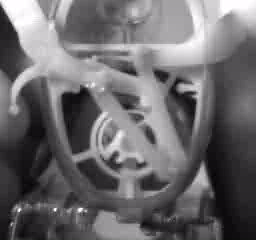
#> input picture frame 35 of assets/Input.avi, 256 x 240 px, given in place of the camera
$ python Cameo.py   (older library calls are emulated)
#> lines starting #> are read from the running program, lines starting #| are printed output that depends on the picture
### Utilities.py
##
##  Utilties.py
##  Occu.py
##
##  Created on October 13, 2017 by Animesh Mishra
##  Copyright (c) 2017 Animesh Ltd. All Rights Reserved
##

import cv2
import numpy
import scipy.interpolate

def createCurveFunc(points):
    """
    First step towards curve-based filters is to convert control points to a
    function. This function returns a function derived from control points.

    Arguments:
        points: an array of (x,y) pairs. Must be ordered such that x increases
                from one indes to the next. Typically, for natural-looking effects,
                y values should increase too and the first and last control points
                should be (0,0) and (255,255) in order to preserve black and white.
                x will be treated as a channel's input value and y as the corresponding
                output value.
    """
    if points is None:
        return None

    pointsCount = len(points)
    if pointsCount < 2:
        return None

    arrayX, arrayY = zip(*points)

    if pointsCount < 4:
        kind = "linear"     # quadratic interpolation is not implemented
    else:
        kind = "cubic"      # cubic spline interpolation

    return scipy.interpolate.interp1d(arrayX, arrayY, kind, bounds_error = False)

def createCompositeFunc(func0, func1):
    """
    Return a composite of two curves functions. Useful if we want to apply
    two curves in succession to an image.
    """
    if func0 is None:
        return func1
    if func1 is None:
        return func0
    return lambda x: func0(func1(x))

# [16 lines left out: function createFlatView, not called in this run]

##
##  The curves function might be expensive and we don't want to run it once per channel,
##  per pixel. Fortunately we are typically dealing with just 256 possible input values
##  (in 8 bits per channel) and we can cheaply precompute and store that many output
##  values. Then, our per-channel, per-pixel cost is just a lookup of the cached output
##  value.
##
def createLookupArray(func, length = 256):
    """
    Return a lookup for whole-number inputs to a function. The lookup values are
    clamped to [0, length-1].
    """
#> called with length = 256
    if func is None:
        return None

    lookupArray = numpy.empty(length)

    i = 0
    while i < length:
        func_i = func(i)
        lookupArray[i] = min(max(0, func_i), length -1)
        i += 1

    return lookupArray

def applyLookupArray(lookupArray, source, destination):
    """
    Map a source to a destination using a lookup.
    """
    if lookupArray is None:
        return
    destination[:] = lookupArray[source]

### Helpers/CaptureManager.py
##
##  CaptureManager.py
##  Occu.py
##
##  Created on October 4, 2017 by Animesh Mishra
##  Copyright (c) 2017 Animesh Ltd. All Rights Reserved
##

import cv2
import numpy
import time

class CaptureManager(object):
    """
    A high-level interface for dispatching images from the capture stream to one or more outputs - image file,
    video file or a window.
    """
    def __init__(self, capture, previewWindowManager = None, shouldMirrorPreview = False):
        """
        A CaptureManager instance is initialised with a VideoCapture instance and has the enterFrame() and exitFrame()
        methods that should typically be called on every iteration of an application's main loop. Between a call to
        enterFrame() and a call to exitFrame(), the application may (any number of times) set a channel property and
        get a frame property. The channel property is initially 0 and only multi-head cameras use other values. The
        frame property is an image corresponding to the current channel's state when enterFrame() was called.

        VideoWriter instance needs a frame rate, but OpenCV doesn't provide any way to get accurate frame rate
        for a camera. So we use a frame counter and Python's standard time.time() to estimate the frame rate
        if necessary. The approach has its pitfalls, depending on frame rate fluctuations and system-dependent
        implementatio of time.time() the accuracy of the estimate might still be poor. However, it would still
        better than just assuming a particular frame rate for a given camera.

        Args:
            capture (VideoCapture): The capture stream
            previewWindowManager (WindowManager): If provided, capture feed is shown on screen
            shouldMirrorPreview (bool): If True, the live camera feed is mirrored (but not the saved file)
        """
        self.previewWindowManager = previewWindowManager
        self.shouldMirrorPreview  = shouldMirrorPreview

        self._capture       = capture
        self._channel       = 0
        self._enteredFrame  = False
        self._frame         = None
        self._imageFileName = None
        self._videoFileName = None
        self._videoEncoding = None
        self._videoWriter   = None

        self._startTime     = None
        self._framesElapsed = int(0)
        self._fpsEstimate   = None

    @property
    def channel(self):
        return self._channel

    # [5 lines left out: function channel, not called in this run]

    @property
    def frame(self):
        if self._enteredFrame and self._frame is None:
            _, self._frame = self._capture.retrieve(self.channel)
        return self._frame

    @property
    def isWritingImage(self):
        return self._imageFileName is not None

    @property
    def isWritingVideo(self):
        return self._videoFileName is not None

    def enterFrame(self):
        """Capture the next frame, if any."""
        # First check that the previous frame was exited properly
        assert not self._enteredFrame, \
            "Previous frame was not exited properly by calling exitFrame()."

        if self._capture is not None:
            # Only synchronises a frame, actual retrieval from a channel happens
            # when the frame property is read (see self.frame)
            self._enteredFrame = self._capture.grab()

    def exitFrame(self):
        """Draws the frame to a window, writes it to file and then releases the frame."""

        # Check whether any grabbed frame is retrievable.
        # The getter may retrieve and cache the frame
        if self.frame is None:
            self._enteredFrame = False
            return

        # Update the FPS estimate and related variables
        if self._framesElapsed == 0:
            self._startTime = time.time()
        else:
            timeElapsed = time.time() - self._startTime
            self._fpsEstimate = self._framesElapsed / timeElapsed
        self._framesElapsed += 1

        # Draw the frame to a window
        if self.previewWindowManager is not None:
            if self.shouldMirrorPreview:
                mirroredFrame = numpy.fliplr(self._frame).copy()
                self.previewWindowManager.show(mirroredFrame)
            else:
                self.previewWindowManager.show(self._frame)

        # Write the image file to disk
        if self.isWritingImage:
            cv2.imwrite(self._imageFileName, self._frame)
            self._imageFileName = None

        # Write video to disk
        self._writeVideoFrame()

        # Release the frame
        self._frame = None
        self._enteredFrame = False

    def writeImage(self, fileName):
        """Write the next exited frame to an image file"""
        self._imageFileName = fileName

    # [10 lines left out: functions startWritingVideo, stopWritingVideo, not called in this run]

    def _writeVideoFrame(self):
        if not self.isWritingVideo:
            return

        if self._videoWriter is None:
            fps = self._capture.get(cv2.CAP_PROP_FPS)
            if fps == 0.0:
                # The capture's FPS is unknown so use an estimate
                if self._framesElapsed < 20:
                    # Wait for more frames so that the estimate
                    # is more reliable
                    return
                else:
                    fps = self._fpsEstimate

            size = (int(self._capture.get(cv2.CAP_PROP_FRAME_WIDTH)),
                    int(self._capture.get(cv2.CAP_PROP_FRAME_HEIGHT)))
            self._videoWriter = cv2.VideoWriter(self._videoFileName, self._videoEncoding, fps, size)

        self._videoWriter.write(self._frame)

### Filters.py
##
##  Filters.py
##  Occu.py
##
##  Created on October 13, 2017 by Animesh Mishra
##  Copyright (c) 2017 Animesh Ltd. All Rights Reserved
##

import cv2
import numpy
import Utilities

# [49 lines left out: functions recolourRC, recolourRGV, recolourCMV, not called in this run]

def strokeEdges(source, destination, blurKernelSize = 7, edgeKernelSize = 5):
    """
    Blur the image using medianBlur(), effective in removing digital video noise, especially
    in colour images. Then convert image from BGR to greyscale.

    For edge-finding, use Laplacian(), produces bold edge lines especially in greyscale image.
    Once we have the edges, we invert the image to get black edges on white background. Then,
    we normalise the image and multiply it with the source image to darken the edges.
    """
    if blurKernelSize >= 3:
        blurredSource = cv2.medianBlur(source, blurKernelSize)
        greySource = cv2.cvtColor(blurredSource, cv2.COLOR_BGR2GRAY)
    else:
        greySource = cv2.cvtColor(blurredSource, cv2.COLOR_BGR2GRAY)

    cv2.Laplacian(greySource, cv2.CV_8U, greySource, ksize = edgeKernelSize)
    normalisedInverseAlpha = (1.0 / 255) * (255 - greySource)
    channels = cv2.split(source)
    for channel in channels:
        channel[:] = channel * normalisedInverseAlpha

    cv2.merge(channels, destination)

# ******************************************************************************************************************* #

## Filter classes

class VFuncFilter(object):
    """
    A filter that applies a function to the value (V) channel of
    a greyscale image or to all channels of a colour image.
    """
    def __init__(self, vFunc = None, dataType = numpy.uint8):
        length = numpy.iinfo(dataType).max + 1
        self._vLookupArray = Utilities.createLookupArray(vFunc, length)

    # [7 lines left out: function apply, not called in this run]

class VCurveFilter(VFuncFilter):
    """
    A filter that applies a curve to the value (V) channel of a greyscale
    image or to all channels of a colour image.
    """
    def __init__(self, vPoints, dataType = numpy.uint8):
        VFuncFilter.__init__(self, Utilities.createCurveFunc(vPoints), dataType)

class BGRFuncFilter(object):
    """
    A filter that applies different functions to each of BGR.
    """
    def __init__(self, vFunc = None, bFunc = None, gFunc = None, rFunc = None, dataType = numpy.uint8):
        length = numpy.iinfo(dataType).max + 1
        self._bLookupArray = Utilities.createLookupArray(Utilities.createCompositeFunc(bFunc, vFunc), length)
        self._gLookupArray = Utilities.createLookupArray(Utilities.createCompositeFunc(gFunc, vFunc), length)
        self._rLookupArray = Utilities.createLookupArray(Utilities.createCompositeFunc(rFunc, vFunc), length)

    def apply(self, source, destination):
        """
        Apply the filter with a BGR source/destination
        """
        blue, green, red = cv2.split(source)
        Utilities.applyLookupArray(self._bLookupArray, blue, blue)
        Utilities.applyLookupArray(self._gLookupArray, green, green)
        Utilities.applyLookupArray(self._rLookupArray, red, red)
        cv2.merge([blue, green, red], destination)

class BGRCurveFilter(BGRFuncFilter):
    """

    """
    def __init__(self, vPoints = None, bPoints = None, gPoints = None, rPoints = None, dataType = numpy.uint8):
        BGRFuncFilter.__init__(self, Utilities.createCurveFunc(vPoints),
                                     Utilities.createCurveFunc(bPoints),
                                     Utilities.createCurveFunc(gPoints),
                                     Utilities.createCurveFunc(rPoints),
                                     dataType)

class VConvolutionFilter(object):
    """
    A filter that applies a convolution to the either the value channel (in greyscale) or
    all of BGR.
    """
    def __init__(self, kernel):
        self._kernel = kernel

    def apply(self, source, destination):
        """
        Apply the filter with a BGR or grey source/destination
        """
        cv2.filter2D(source, -1, self._kernel, destination)

class SharpenFilter(VConvolutionFilter):
    """
    A sharpen filter with a 1-pixel radius.
    """
    # [5 lines left out: function __init__, not called in this run]

class FindEdgesFilter(VConvolutionFilter):
    """
    An edge-finding filter with a 1-pixel radius
    """
    # [5 lines left out: function __init__, not called in this run]

class BlurFilter(VConvolutionFilter):
    """
    A blur filter with a 2-pixel radius
    """
    def __init__(self):
        kernel = numpy.array([[0.04, 0.04, 0.04, 0.04, 0.04],
                              [0.04, 0.04, 0.04, 0.04, 0.04],
                              [0.04, 0.04, 0.04, 0.04, 0.04],
                              [0.04, 0.04, 0.04, 0.04, 0.04],
                              [0.04, 0.04, 0.04, 0.04, 0.04]])
        VConvolutionFilter.__init__(self, kernel)

class EmbossFilter(VConvolutionFilter):
    """
    An emboss filter with a 1-pixel radius
    """
    # [5 lines left out: function __init__, not called in this run]


# ******************************************************************************************************************* #

## Film-like filters

class BGRPortraCurveFilter(BGRCurveFilter):
    """
    A filter that applies Portra-like curves to BGR.

    Portra has a broad highlight range that tends toward warm (amber) colours, while shadows
    are cooler (more blue). As a portrait film, it tends to make people's complexions fairer.
    Also, it exaggerates certain common clothing colours, such as milky white and dark blue.
    """
    # [6 lines left out: function __init__, not called in this run]

class BGRProviaCurveFilter(BGRCurveFilter):
    """
    A filter that applies Provia-like curves to BGR.

    Provia has a strong contrast and is slightly cool (blue) throughout most tones. Sky,
    water and shade are enhanced more than the sun.
    """
    # [5 lines left out: function __init__, not called in this run]

class BGRVelviaCurveFilter(BGRCurveFilter):
    """
    A filter that applies Velvia-like curves to BGR.

    Velvia has deep shadows and vivid colours. It can often produce azure skies in daytime
    and crimson clouds at sunset. The effect is difficult to emulate.
    """
    # [6 lines left out: function __init__, not called in this run]

class BGRCrossProcessCurveFilter(BGRCurveFilter):
    """
    A filter that applies cross-process like curves to BGR.

    Cross-processing produces a strong, blue or greenish-blue tint in shadows and a strong,
    yellow or greenish-yellow in highlights. Black and white are not necessarily preserved.
    Also, contrast is very high. Cross-processed photos take on a sickly appearance. People
    look jaundiced, while inanimate object looks stained.
    """
    def __init__(self, dataType = numpy.uint8):
        BGRCurveFilter.__init__(self, bPoints = [(0,20), (255, 235)],
                                      gPoints = [(0,0), (56,39), (208,226), (255,255)],
                                      rPoints = [(0,0), (56,22), (211,255), (255,255)],
                                      dataType = dataType)

### Helpers/WindowManager.py
##
##  WindowManager.py
##  Occu.py
##
##  Created on October 4, 2017 by Animesh Mishra
##  Copyright (c) 2017 Animesh Ltd. All Rights Reserved
##

import cv2

class WindowManager(object):
    """
    A high-level interface for managing preview windows and keyboard support.
    """

    def __init__(self, windowName = "Occu.py", keypressCallback = None):
        """
        Args:
            windowName (str): Name of the application window
            keypressCallback (func): Event handler for key presses. Must take a single argument, an ASCII keycode.
        """
        self.keypressCallback = keypressCallback
        self._windowName = windowName
        self._isWindowCreated = False

    @property
    def isWindowCreated(self):
        return self._isWindowCreated

    def createWindow(self):
        cv2.namedWindow(self._windowName)
        self._isWindowCreated = True

    def show(self, frame):
        cv2.imshow(self._windowName, frame)

    def destroyWindow(self):
        cv2.destroyWindow(self._windowName)
        self._isWindowCreated = False

    def processEvents(self):
        keycode = cv2.waitKey(1)
        if self.keypressCallback is not None and keycode != -1:
            # Discard any non-ASCII info encoded by GTK
            keycode &= 0xFF
            self.keypressCallback(keycode)

### Cameo.py
##
##  Cameo.py
##  Occu.py
##
##  Created on October 4, 2017 by Animesh Mishra
##  Copyright (c) 2017 Animesh Ltd. All Rights Reserved
##

import cv2
from Helpers import WindowManager, CaptureManager
import Filters

class Cameo(object):
    def __init__(self):
        self._windowManager  = WindowManager.WindowManager("Cameo", self.onKeyPress)
        self._captureManager = CaptureManager.CaptureManager(cv2.VideoCapture(0), self._windowManager, True)
        self._curveFilter = Filters.BGRCrossProcessCurveFilter()
        self._convultionFilter = Filters.BlurFilter()

    def run(self):
        """ Run the main loop """
        self._windowManager.createWindow()
        while self._windowManager.isWindowCreated:
            self._captureManager.enterFrame()
            frame = self._captureManager.frame

            Filters.strokeEdges(frame, frame)
            self._curveFilter.apply(frame, frame)
            self._convultionFilter.apply(frame, frame)

            self._captureManager.exitFrame()
            self._windowManager.processEvents()
#> this loop made 1 pass; (key Esc is pressed on pass 1)
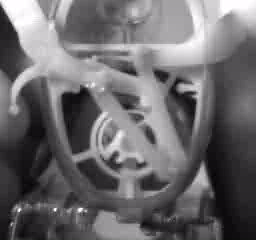
#> input picture frame 35 of assets/Input.avi, 256 x 240 px, given in place of the camera
#> pass 1, in strokeEdges, `greySource = cv2.cvtColor(blurredSource, cv2.COLOR_BGR2GRAY)`:
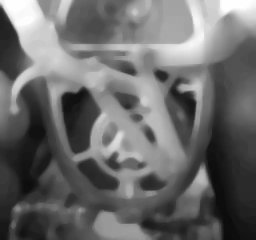
#> greySource: shape (240, 256); min 11, max 254, mean 106.4
#> pass 1, in strokeEdges, `normalisedInverseAlpha = (1.0 / 255) * (255 - greySource)`:
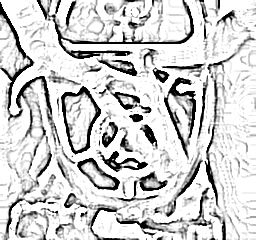
#> normalisedInverseAlpha: shape (240, 256) float64; min 0, max 1, mean 0.813
#> pass 1, in apply, `blue, green, red = cv2.split(source)`:
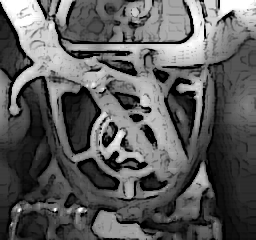
#> blue: shape (240, 256); min 0, max 255, mean 91.8
#> after the loop:
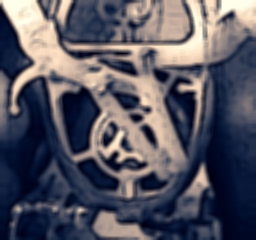
#> frame: shape (240, 256, 3); mean B, G, R 97, 85.5, 86.8

    def onKeyPress(self, keycode):
        """
        Handle a key press.

        Space   -> Take a screenshot
        Tab     -> Start/stop recording a screencast
        Escape  -> Quit
        """
        if keycode == 32: # Space
            self._captureManager.writeImage("screenshot.png")
        elif keycode == 9: # Tab
            if not self._captureManager.isWritingVideo:
                self._captureManager.startWritingVideo("screencast.flv")
            else:
                self._captureManager.stopWritingVideo()
        elif keycode == 27: # Escape
            self._windowManager.destroyWindow()

if __name__ == "__main__":
    Cameo().run()

$ run again, starting later in the video
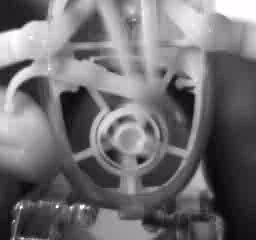
#> input picture frame 159 of assets/Input.avi, 256 x 240 px, given in place of the camera
#> the loop in run, `while self._windowManager.isWindowCreated:` made 1 pass; (key Esc is pressed on pass 1)
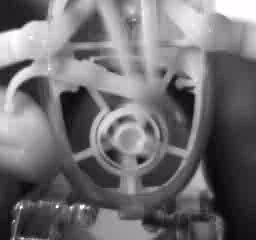
#> input picture frame 159 of assets/Input.avi, 256 x 240 px, given in place of the camera
#> pass 1, in strokeEdges, `normalisedInverseAlpha = (1.0 / 255) * (255 - greySource)`:
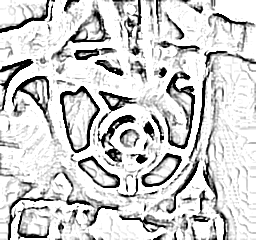
#> normalisedInverseAlpha: shape (240, 256) float64; min 0, max 1, mean 0.812
#> after the loop in run, `while self._windowManager.isWindowCreated:`:
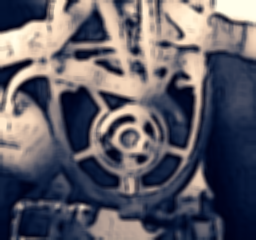
#> frame: shape (240, 256, 3); mean B, G, R 101.5, 92, 94.9

$ run again, starting later in the video
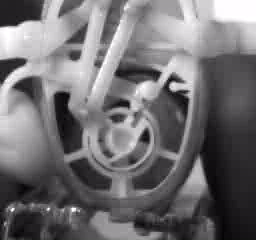
#> input picture frame 284 of assets/Input.avi, 256 x 240 px, given in place of the camera
#> the loop in run, `while self._windowManager.isWindowCreated:` made 1 pass; (key Esc is pressed on pass 1)
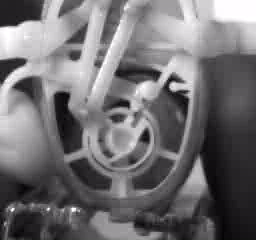
#> input picture frame 284 of assets/Input.avi, 256 x 240 px, given in place of the camera
#> pass 1, in strokeEdges, `normalisedInverseAlpha = (1.0 / 255) * (255 - greySource)`:
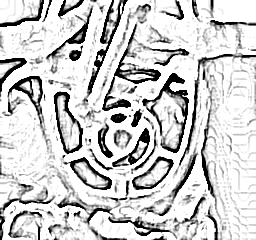
#> normalisedInverseAlpha: shape (240, 256) float64; min 0, max 1, mean 0.804
#> after the loop in run, `while self._windowManager.isWindowCreated:`:
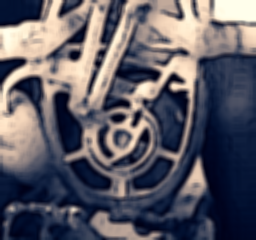
#> frame: shape (240, 256, 3); mean B, G, R 101.2, 91.7, 94.5
